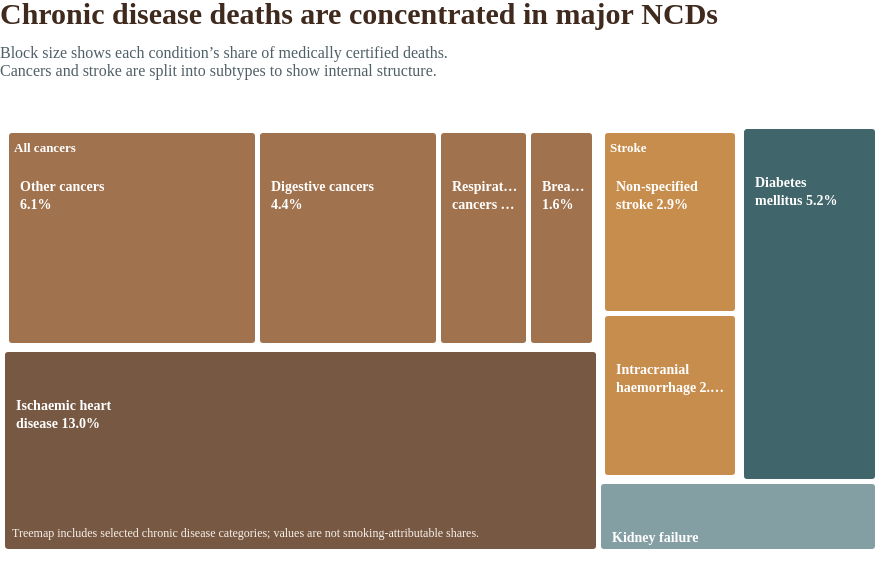

Write a Vega-Lite specification for this figure.
### Vega specification from a JSON file in a GitHub repository (floating-point values rounded to 4 significant figures)
{"$schema": "https://vega.github.io/schema/vega/v5.json", "description": "Treemap showing chronic disease death burden by disease group and subtype.", "width": 880, "height": 430, "padding": 0, "background": "white", "title": {"text": "Chronic disease deaths are concentrated in major NCDs", "subtitle": ["Block size shows each condition’s share of medically certified deaths.", "Cancers and stroke are split into subtypes to show internal structure."], "font": "Crimson Text", "fontSize": 30, "fontWeight": "bold", "color": "#3f2a1d", "subtitleFont": "Source Sans Pro", "subtitleFontSize": 16, "subtitleColor": "#4f5f66", "anchor": "start", "offset": 45, "subtitlePadding": 15}, "data": [{"name": "tree", "values": [{"id": "ncd", "parent": null, "name": "Selected chronic disease deaths", "group": "Root"}, {"id": "cancer", "parent": "ncd", "name": "All cancers", "group": "Cancer"}, {"id": "digestive", "parent": "cancer", "name": "Digestive organ cancers", "group": "Cancer", "value": 4.4, "label": "Digestive cancers\n4.4%"}, {"id": "lungcancer", "parent": "cancer", "name": "Respiratory and lung cancers", "group": "Cancer", "value": 2.2, "label": "Respiratory / lung\ncancers 2.2%"}, {"id": "breast", "parent": "cancer", "name": "Breast cancer", "group": "Cancer", "value": 1.6, "label": "Breast cancer\n1.6%"}, {"id": "othercancer", "parent": "cancer", "name": "Other cancers", "group": "Cancer", "value": 6.1, "label": "Other cancers\n6.1%"}, {"id": "ihd", "parent": "ncd", "name": "Ischaemic heart disease", "group": "Heart disease", "value": 13.0, "label": "Ischaemic heart\ndisease 13.0%"}, {"id": "stroke", "parent": "ncd", "name": "Stroke", "group": "Stroke"}, {"id": "nonspecified", "parent": "stroke", "name": "Non-specified stroke", "group": "Stroke", "value": 2.9, "label": "Non-specified\nstroke 2.9%"}, {"id": "haemorrhage", "parent": "stroke", "name": "Intracranial haemorrhage", "group": "Stroke", "value": 2.6, "label": "Intracranial\nhaemorrhage 2.6%"}, {"id": "diabetes", "parent": "ncd", "name": "Diabetes mellitus", "group": "Diabetes", "value": 5.2, "label": "Diabetes\nmellitus 5.2%"}, {"id": "kidney", "parent": "ncd", "name": "Kidney failure", "group": "Kidney failure", "value": 2.1, "label": "Kidney failure\n2.1%"}], "transform": [{"type": "stratify", "key": "id", "parentKey": "parent"}, {"type": "treemap", "field": "value", "sort": {"field": "value", "order": "descending"}, "round": true, "method": "squarify", "paddingInner": 3, "paddingOuter": 4, "size": [{"signal": "width"}, {"signal": "height"}], "as": ["x0", "y0", "x1", "y1", "depth", "children"]}, {"type": "formula", "as": "area", "expr": "(datum.x1 - datum.x0) * (datum.y1 - datum.y0)"}]}, {"name": "groups", "source": "tree", "transform": [{"type": "filter", "expr": "datum.depth === 1 && datum.children"}]}, {"name": "leaves", "source": "tree", "transform": [{"type": "filter", "expr": "!datum.children"}]}, {"name": "leafLabels", "source": "leaves", "transform": [{"type": "filter", "expr": "datum.area > 4200"}]}, {"name": "smallLabels", "source": "leaves", "transform": [{"type": "filter", "expr": "datum.area <= 4200"}]}], "scales": [{"name": "color", "type": "ordinal", "domain": ["Heart disease", "Cancer", "Stroke", "Diabetes", "Kidney failure"], "range": ["#6f4e37", "#9b6a43", "#c48642", "#355c61", "#7d9a9e"]}], "marks": [{"type": "rect", "from": {"data": "leaves"}, "encode": {"enter": {"x": {"field": "x0"}, "y": {"field": "y0"}, "x2": {"field": "x1"}, "y2": {"field": "y1"}, "fill": {"scale": "color", "field": "group"}, "stroke": {"value": "white"}, "strokeWidth": {"value": 2}, "cornerRadius": {"value": 4}, "tooltip": {"signal": "datum.name + ': ' + format(datum.value, '.1f') + '% of medically certified deaths'"}}, "update": {"fillOpacity": {"value": 0.94}}}}, {"type": "rect", "from": {"data": "groups"}, "encode": {"enter": {"x": {"field": "x0"}, "y": {"field": "y0"}, "x2": {"field": "x1"}, "y2": {"field": "y1"}, "fill": {"value": null}, "stroke": {"value": "#ffffff"}, "strokeWidth": {"value": 3}}}}, {"type": "text", "from": {"data": "groups"}, "encode": {"enter": {"x": {"signal": "datum.x0 + 10"}, "y": {"signal": "datum.y0 + 20"}, "text": {"field": "name"}, "font": {"value": "Source Sans Pro"}, "fontSize": {"value": 13}, "fontWeight": {"value": "bold"}, "fill": {"value": "#ffffff"}, "align": {"value": "left"}, "baseline": {"value": "middle"}, "limit": {"signal": "datum.x1 - datum.x0 - 16"}}}}, {"type": "text", "from": {"data": "leafLabels"}, "encode": {"enter": {"x": {"signal": "datum.x0 + 12"}, "y": {"signal": "datum.y0 + 48"}, "text": {"field": "label"}, "font": {"value": "Source Sans Pro"}, "fontSize": {"value": 14}, "fontWeight": {"value": "bold"}, "fill": {"value": "#ffffff"}, "align": {"value": "left"}, "baseline": {"value": "top"}, "lineBreak": {"value": "\n"}, "lineHeight": {"value": 18}, "limit": {"signal": "datum.x1 - datum.x0 - 18"}}}}, {"type": "text", "from": {"data": "smallLabels"}, "encode": {"enter": {"x": {"signal": "datum.x0 + 8"}, "y": {"signal": "datum.y0 + 32"}, "text": {"field": "label"}, "font": {"value": "Source Sans Pro"}, "fontSize": {"value": 11}, "fontWeight": {"value": "bold"}, "fill": {"value": "#ffffff"}, "align": {"value": "left"}, "baseline": {"value": "top"}, "lineBreak": {"value": "\n"}, "lineHeight": {"value": 14}, "limit": {"signal": "datum.x1 - datum.x0 - 12"}}}}, {"type": "text", "encode": {"enter": {"x": {"value": 12}, "y": {"signal": "height - 14"}, "text": {"value": "Treemap includes selected chronic disease categories; values are not smoking-attributable shares."}, "font": {"value": "Source Sans Pro"}, "fontSize": {"value": 12}, "fill": {"value": "#f7f0ea"}, "align": {"value": "left"}, "baseline": {"value": "bottom"}}}}]}
